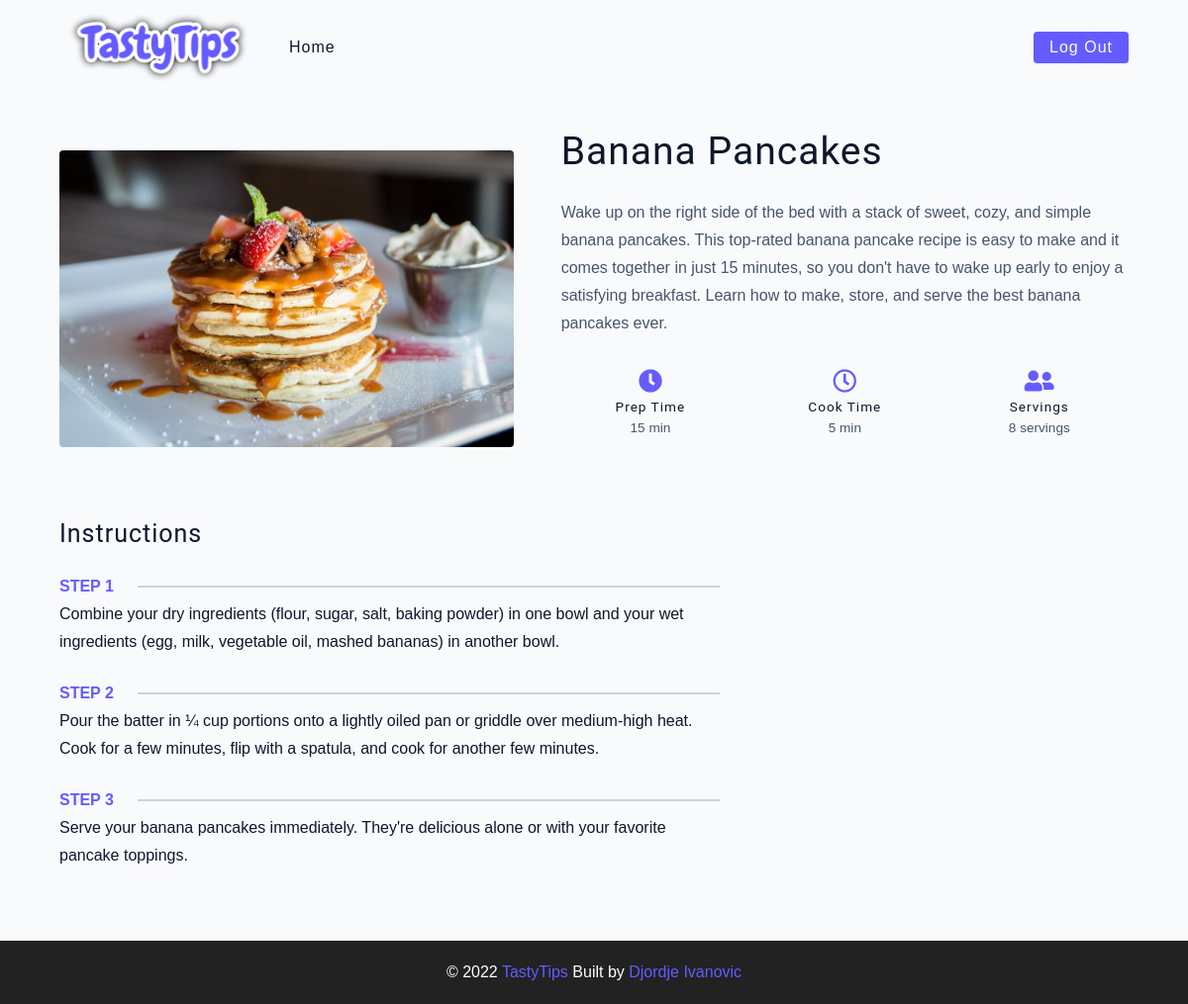
/single_recipe.php?recipe_id=4 (signed in), run on the app's committed database.
### tables this page shows
CREATE TABLE `recipe` (
  `id` int(11) UNSIGNED NOT NULL,
  `name` varchar(255) NOT NULL,
  `prep_time` int(11) NOT NULL,
  `cook_time` int(11) NOT NULL,
  `num_of_servings` int(11) NOT NULL,
  `step_one` varchar(255) NOT NULL,
  `step_two` varchar(255) NOT NULL,
  `step_three` varchar(255) NOT NULL,
  `description` text NOT NULL,
  `image` varchar(255) NOT NULL,
  `user_id` int(10) UNSIGNED NOT NULL
);

### models/Recipe.php (called while the page is built, shortened)
<?php
class Recipe
{
    function __construct($id = null, $name, $prepTime, $cookTime, $num_of_servings, $stepOne, $stepTwo, $stepThree, $description, $imageName, $user_id)
    {
        $this->name = $name;
        $this->prepTime = $prepTime;
        $this->cookTime = $cookTime;
        $this->num_of_servings = $num_of_servings;
        $this->stepOne = $stepOne;
        $this->stepTwo = $stepTwo;
        $this->stepThree = $stepThree;
        $this->description =  $description;
        $this->imageName = $imageName;
    }
    static function getById(mysqli $conn, $id)
    {
        $sql = "SELECT * FROM recipe WHERE id = ?";
        $stmt = $conn->prepare($sql);
        $stmt->bind_param("i", $id);
        $success = $stmt->execute();
        if ($success) {
            $res = $stmt->get_result();
            $array_res = $res->fetch_array();
            $recipe = new Recipe(
                $array_res['id'],
                $array_res['name'],
                $array_res['prep_time'],
                $array_res['cook_time'],
                $array_res['num_of_servings'],
                $array_res['step_one'],
                $array_res['step_two'],
                $array_res['step_three'],
                $array_res['description'],
                $array_res['image'],
                $array_res['user_id']
            );
            return $recipe;
        }
        return false;
    }
}

### single_recipe.php (the view, shortened to what this page needs)
<?php
require 'models/Recipe.php';
require 'db_connection.php';
$recipe = Recipe::getById($conn, $_GET['recipe_id']);
?>
<!DOCTYPE html>
<html lang="en">
<head>
  <link rel="stylesheet" href="./css/normalize.css" />
  <link rel="stylesheet" href="https://cdnjs.cloudflare.com/ajax/libs/font-awesome/5.14.0/css/all.min.css" />
  <link rel="stylesheet" href="./css/index.css" />
</head>
<body>
  <nav class="navbar">
    <div class="nav-center">
      <div class="nav-header">
        <a href="index.php" class="nav-logo">
          <img src="./assets/logo.png" alt="simply recipes" />
        </a>
      </div>
      <div class="nav-links">
        <a href="index.php" class="nav-link">Home</a>
        <div class="nav-link logout-link">
          <a href="logout.php" class="btn">Log out</a>
        </div>
      </div>
    </div>
  </nav>
  <main class="page">
    <section class="recipe-hero">
      <img src="./assets/recipes/<?php echo $recipe->imageName ?>" class="img recipe-hero-img" alt="" />
      <article>
        <h2><?php echo $recipe->name ?></h2>
        <p>
          <?php echo $recipe->description ?>
        </p>
        <div class="recipe-icons">
          <article>
            <i class="fas fa-clock"></i>
            <h5>prep time</h5>
            <p><?php echo $recipe->prepTime ?> min</p>
          </article>
          <article>
            <i class="far fa-clock"></i>
            <h5>cook time</h5>
            <p><?php echo $recipe->cookTime ?> min</p>
          </article>
          <article>
            <i class="fas fa-user-friends"></i>
            <h5>servings</h5>
            <p><?php echo $recipe->num_of_servings ?> servings</p>
          </article>
        </div>
      </article>
    </section>
    <section class="recipe-content">
      <article>
        <h4>instructions</h4>
        <div class="single-instruction">
          <header>
            <p>step 1</p>
            <div></div>
          </header>
          <p>
            <?php echo $recipe->stepOne ?>
          </p>
          <div class="single-instruction">
            <header>
              <p>step 2</p>
              <div></div>
            </header>
            <p>
              <?php echo $recipe->stepTwo ?>
            </p>
            <div class="single-instruction">
              <header>
                <p>step 3</p>
                <div></div>
              </header>
              <p>
                <?php echo $recipe->stepThree ?>
              </p>
            </div>
      </article>
      <article class="second-column"></article>
    </section>
  </main>
  <footer class="page-footer">
    <p>
      &copy; <span id="date"></span>
      <span class="footer-logo">TastyTips</span>
      Built by
      <a href="https://github.com/Djolee00?tab=repositories">Djordje Ivanovic</a>
    </p>
  </footer>
</body>
</html>

### data on the page
recipe: image (picture), name "Banana Pancakes", description "Wake up on the right side of the bed with a stack of sweet, cozy, and simple banana pancakes. This top-rated banana pancake recipe is easy to make and it comes together in just 15 minutes, so you don't have to wake up early to enjoy a satisfying breakfast. Learn how to make, store, and serve the best banana pancakes ever.", prep_time "15", cook_time "5", num_of_servings "8", step_one "Combine your dry ingredients (flour, sugar, salt, baking powder) in one bowl and your wet ingredients (egg, milk, vegetable oil, mashed bananas) in another bowl.", step_two "Pour the batter in ¼ cup portions onto a lightly oiled pan or griddle over medium-high heat. Cook for a few minutes, flip with a spatula, and cook for another few minutes.", step_three "Serve your banana pancakes immediately. They're delicious alone or with your favorite pancake toppings."
